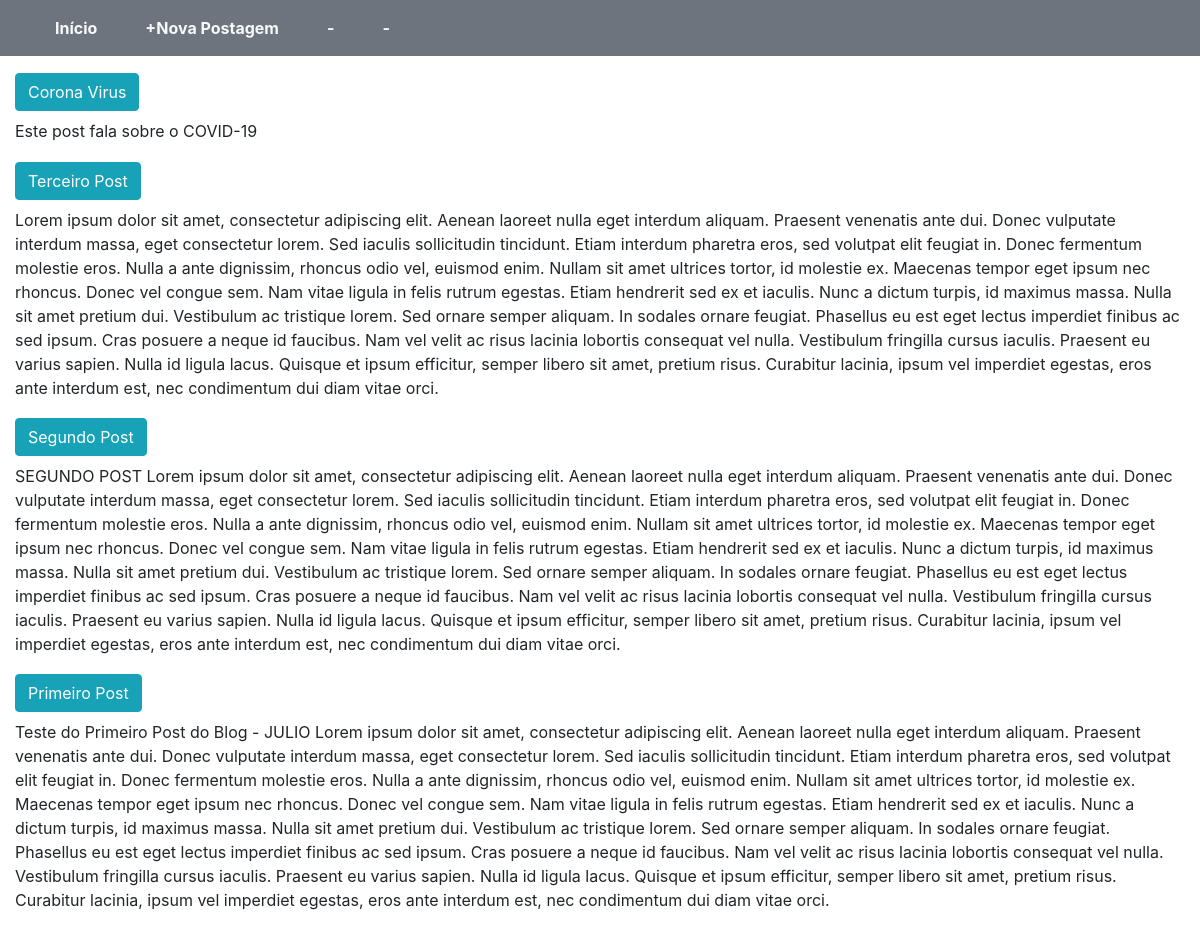
/, run on an earlier commit of the app's database.
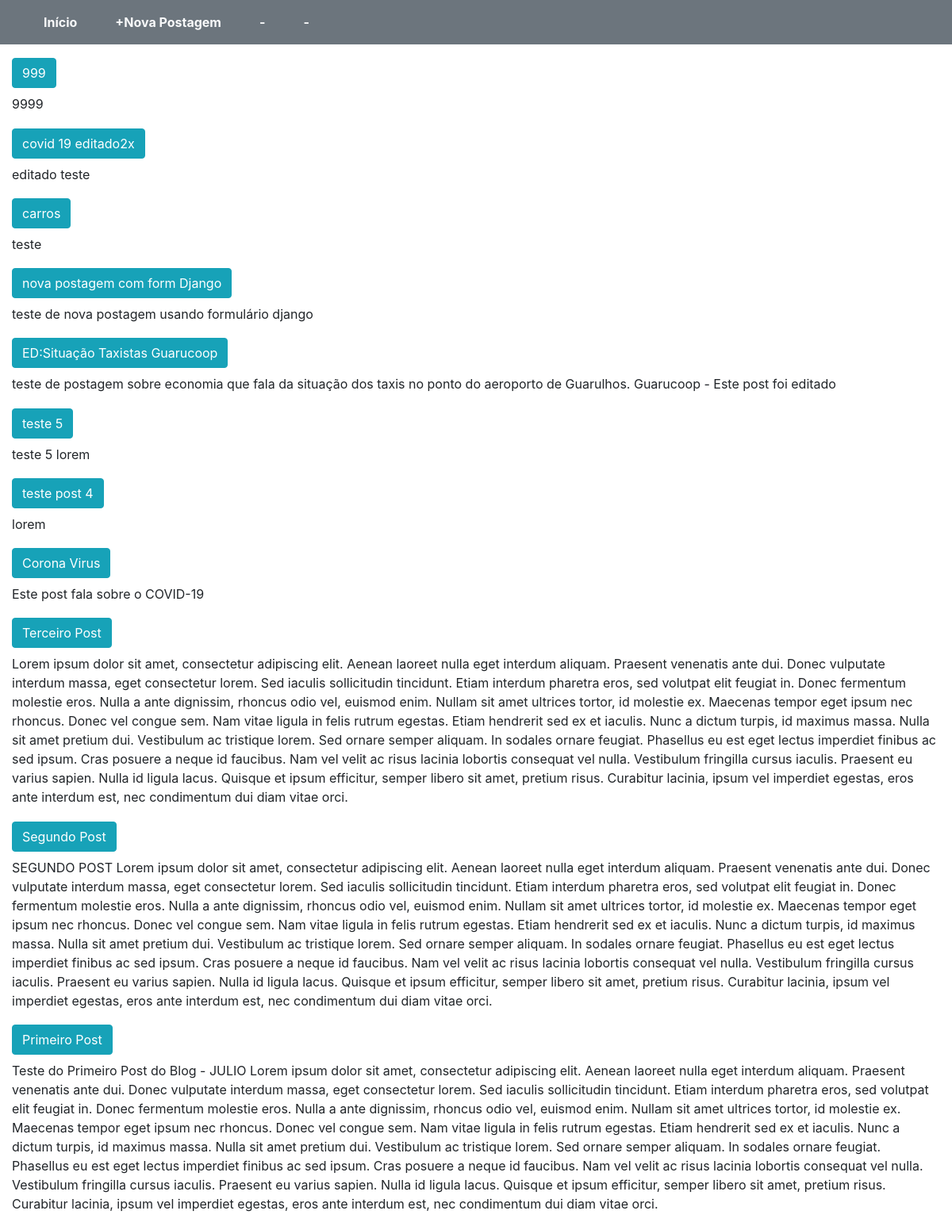
And on a later commit of the database.
### blog/models.py (models this page shows, shortened)
class Post(models.Model):
    STATUS = (
        ('rascunho','Rascunho'),
        ('publicado','Publicado'),
    )
    titulo = models.CharField(max_length=250)
    slug   = models.SlugField(max_length=250)#https://site.com/noticias/campeonato-brasileiro-2020/01/02/2020
    autor  = models.ForeignKey(User,
                               on_delete=models.CASCADE)
    conteudo  = models.TextField()
    publicado = models.DateTimeField(default=timezone.now)
    criado    = models.DateTimeField(auto_now_add=True)
    alterado  = models.DateTimeField(auto_now=True)
    status    = models.CharField(max_length=10,
                                 choices=STATUS,
                                 default='rascunho')
    objects   = models.Manager()
    published = PublishedManager()
    def get_absolute_url(self):
        return reverse('post_detail', args=[self.slug])
    class Meta:
        ordering = ('-publicado',)

### blog/views.py (the view)
# urls.py: path('', views.BlogListView.as_view(),name='home'),
class BlogListView(ListView):
    model = Post
    template_name = 'blog/home.html'

### blog/templates/blog/home.html (shortened to what this page needs)
{% extends 'base.html' %}
{% block content %}
    {% for post in object_list %}
        <div class="post-entry">
            <h2><a class="btn btn-info" href="{{post.get_absolute_url}}">{{ post.titulo }}</a></h2>
            <p>{{ post.conteudo }} </p>
        </div>
    {% endfor %}
{% endblock content %}

### templates/base.html (shortened to what this page needs)
{% load static %}
<!DOCTYPE html>
<html lang="pt-br">
<head>
    <link rel="stylesheet" href="{% static 'css/bootstrap.css' %}">
</head>
<body>
    <header>
        <h3><a class="btn btn-success" href="/">Blog - Home</a></h3>
        <nav class="navbar navbar-expand-md fixed-top navbar-light bg-secondary">
    <div class="container-fluid">
      <div class="collapse navbar-collapse text-center justify-content-start" id="navbar3SupportedContent">
        <ul class="navbar-nav">
          <li class="nav-item mx-3">
            <a class="nav-link text-light" href="/">
              <b>Início</b>
            </a>
          </li>
          <li class="nav-item mx-3">
            <a class="nav-link text-light" href="{% url 'post_new' %}">
              <b>+Nova Postagem</b>
            </a>
          </li>
          <li class="nav-item mx-3">
            <a class="nav-link text-light" href="#">
              <b>-</b>
            </a>
          </li>
          <li class="nav-item mx-3">
            <a class="nav-link text-light" href="#">
              <b>-</b>
            </a>
          </li>
        </ul>
      </div>
    </div>
  </nav>
    </header>
    <div class="container-fluid">
        <div class="row">
            <div class="col-md-12">
                       {% block content %} {% endblock content %}
            </div>
        </div>
    </div>
</body>
</html>

What changed in the data, as far as the page shows it:
added Post: titulo "999", conteudo "9999"
added Post: titulo "covid 19 editado2x", conteudo "editado teste"
added Post: titulo "carros", conteudo "teste"
added Post: titulo "nova postagem com form Django", conteudo "teste de nova postagem usando formulário django"
added Post: titulo "ED:Situação Taxistas Guarucoop", conteudo "teste de postagem sobre economia que fala da situação dos taxis no ponto do aeroporto de Guarulhos. Guarucoop - Este post foi editado"
added Post: titulo "teste 5", conteudo "teste 5 lorem"
added Post: titulo "teste post 4", conteudo "lorem"
